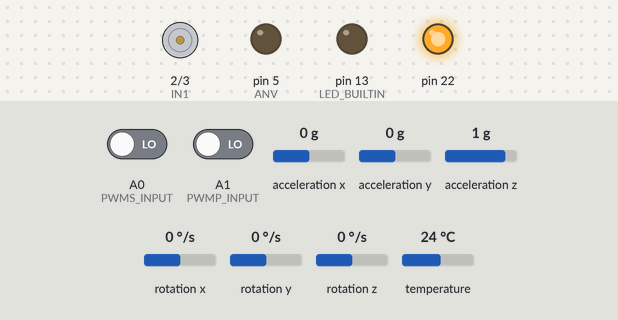
Recording of a sketch running on a simulated Arduino Mega 2560, built with avr-gcc and run on an emulated ATmega2560. Parts: motor-driver pin pairs drawn as motors (green arrow = first pin HIGH = forward, orange = second pin HIGH = backward, longer = more drive), output pins drawn as LEDs (lit = HIGH). The test bench sets the inputs (shaded band); at power-on: rotation y 0 °/s, A0 (PWMS_INPUT) LOW, A1 (PWMP_INPUT) LOW, acceleration x 0 g, acceleration y 0 g, acceleration z 1 g, rotation x 0 °/s, rotation z 0 °/s, temperature 24 °C. What the sketch prints to the serial monitor is not drawn.

Above: at 1.2 s.
1.3 s: rotation y set to -2 °/s
2.8 s: rotation y set to -5 °/s
At 3.9 s:
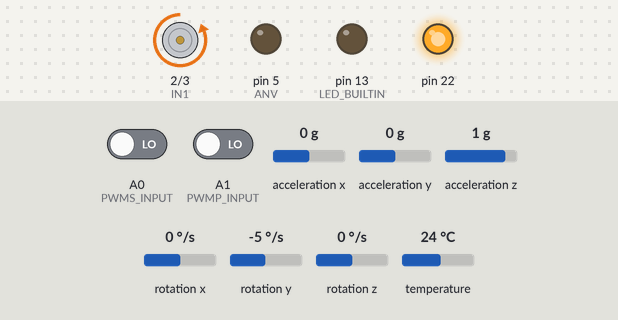
4.3 s: rotation y set to 100 °/s
At 5.0 s:
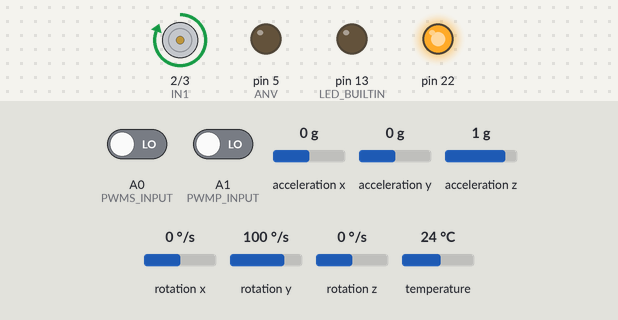
5.8 s: rotation y set to 3 °/s
8.8 s: rotation y set to 0 °/s
At 9.6 s:
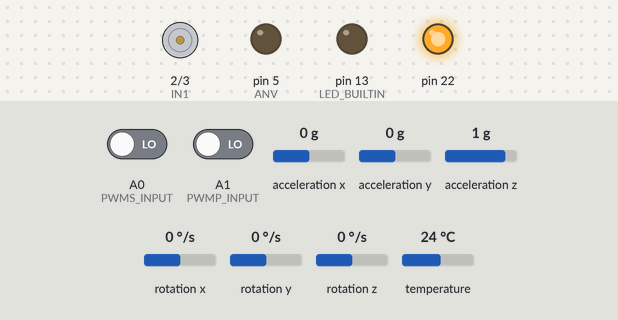
10.3 s: rotation y set to -192 °/s
At 10.7 s:
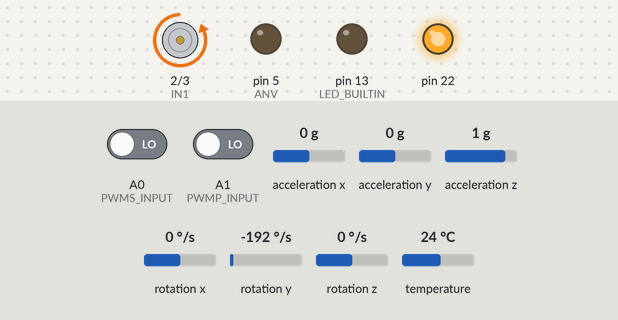
Timing chart, 0 to 12.8 s (numbered marks = the images above; inputs shaded):
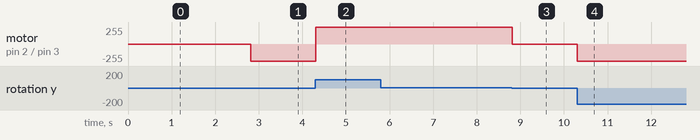

Measured:
- the behaviour switches between -3 and -4 °/s on rotation y (found by bisection; images 0 and 1)
- the behaviour switches between 2 and 1 °/s on rotation y (found by bisection; images 2 and 3)
- after the input at 1.3 s, every drawn part: stays the same
- after the input at 2.8 s, motor on pin 2 (IN1) / pin 3 (IN2): stopped → backward 255/255 at once
- after the input at 4.3 s, motor on pin 2 (IN1) / pin 3 (IN2): backward 255/255 → forward 255/255 at once
- after the input at 5.8 s, every drawn part: stays the same
- after the input at 8.8 s, motor on pin 2 (IN1) / pin 3 (IN2): forward 255/255 → stopped at once
- after the input at 10.3 s, motor on pin 2 (IN1) / pin 3 (IN2): stopped → backward 255/255 at once

The sketch:

lineargyrotest.ino
```cpp
#include <PID_v1.h>     //PID library
#include <EnableInterrupt.h>  //library that enables to read pwm values
#include <Adafruit_MPU6050.h> //gyro library
#include <Adafruit_Sensor.h>  //library to run adafruit sensors
#include <Wire.h>   //library that enables serail communications
#include <GyroToVelocity.h>   //geometry functions for HIP and KNEE actuators

#define SERIAL_PORT_SPEED 9600

#define PWM_NUM  2 //number of PWM signals
#define PWMS  0 //speed is stored in the 0 position of the array
#define PWMP  1 //position is stored in the 1 position of the array

#define PWMS_INPUT  A0 //analog pin for the speed reading
#define PWMP_INPUT  A1 //analog pin for the position reading
#define ANV 5 //analog voltage speed control pin
#define IN1 2 //direction of actuation
#define IN2 3 //direction of actuation

//zero rate offset in radions/s
//recalibrate gyros periodically, probably once a month or before testing
const double gyro1[] = {-0.0213, -0.0192, -0.03};
const double gyro2[] = {-0.0919, 0.052, -0.019};
const double gyro3[] = {-0.0511, -0.0076, -0.0019};
const double gyro4[] = {-0.0588, -0.0185, -0.0298};
const double gyro5[] = {-0.0231, -0.0526, -0.0486};
const double gyro6[] = {-0.0254, -0.0077, -0.0045};
const double gyro7[] = {-0.1019, -0.041, -0.0028};
const double gyro8[] = {-0.0791, -0.027, -0.0346};
//variable that holds the specific gyro offset
double X_OFFSET = 0;
double Y_OFFSET = 0;
double Z_OFFSET = 0;

uint32_t pwm_start[PWM_NUM]; // stores the time when PWM square wave begins
uint16_t pwm_values[PWM_NUM]; //stores the width of the PWM pulse in microseconds
volatile uint16_t pwm_shared[PWM_NUM]; //array used in the interrupt routine to hold the pulse width values

Adafruit_MPU6050 mpu; //included
double corrected_X, corrected_Y, corrected_Z; //variables that store the angular speed taking into acount the offset
//Excel data
bool singleLoop = false;
bool hardstop = true;

//PID
double currentSpeed, currentSpeed_abs, outputSpeed ,desiredSpeed,desiredSpeed2;
double displacement; //position variable
double HP = 50, HI = 20, HD = 60;
PID loadCompensator(&currentSpeed_abs, &outputSpeed ,&desiredSpeed, HP, HI, HD,P_ON_M, DIRECT);
int mode = 0; //keeps track if PID is on or off

void setup()
{
  Serial.begin(SERIAL_PORT_SPEED); //from 9600 to 115200

  pinMode(PWMS_INPUT, INPUT);
  pinMode(PWMP_INPUT, INPUT);
  pinMode(ANV,OUTPUT);
  pinMode(IN1,OUTPUT);
  pinMode(IN2,OUTPUT);
  pinMode(22,OUTPUT);
  pinMode(LED_BUILTIN,OUTPUT);
  digitalWrite(22,HIGH);
  enableInterrupt(PWMS_INPUT, calc_speed, CHANGE);
  enableInterrupt(PWMP_INPUT, calc_position, CHANGE);

  //PI Controller
  pwm_read_values();
  desiredSpeed = 0;
  loadCompensator.SetMode(AUTOMATIC);
  loadCompensator.SetOutputLimits(0,255);

  HorK(HIP);
  //Checks for gyroscope
  if (!mpu.begin())
  {
    digitalWrite(LED_BUILTIN,HIGH); //built in led high means the arduino failed to recognize the gyro
    while (1)
    {
      delay(10);
    }
  }
  else  digitalWrite(LED_BUILTIN,LOW); //led low means gyro is connected properly
  //range settings
  mpu.setAccelerometerRange(MPU6050_RANGE_8_G);
  mpu.setGyroRange(MPU6050_RANGE_1000_DEG);
  mpu.setFilterBandwidth(MPU6050_BAND_21_HZ);
  offsetSwitch(5);
}

void loop()
{
  while(singleLoop)
  {
    delay(1000);
    singleLoop = false;
  }
  //print sensor values
  //gyrocheck();
  sensors_event_t a, g, temp;
  mpu.getEvent(&a, &g, &temp);

  if(abs(g.gyro.y - Y_OFFSET) <= 0.05)//Sets the gyro value to 0 if it is below the threshold
  {
    //Serial.println("below threshold");
    corrected_Y = 0;
    hardstop = true;
  }
  else
  {
    //Serial.println("above threshold");
    corrected_Y = g.gyro.y - Y_OFFSET;
    hardstop = false;
  }

  pwm_read_values();
  desiredSpeed = abs(geometry(corrected_Y, displacement));
  desiredSpeed2 = geometry(corrected_Y, displacement);
  Mdirection(corrected_Y);
  //PIDtoggle(hardstop);
  loadCompensator.Compute();
  analogWrite(ANV, outputSpeed);
  Serial.print(desiredSpeed2); Serial.print(","); Serial.println(currentSpeed); //Serial.print(","); Serial.print(displacement); Serial.print(","); Serial.println(corrected_Y);
  //Serial.println(desiredSpeed2);
  //Serial.println(corrected_Y);


}
void Mdirection(float dir)
{
  if(dir > 0)
  {
    //extend
    digitalWrite(IN1, HIGH);
    digitalWrite(IN2, LOW);
  }
  else if(dir < 0)
  {
    //retract
    digitalWrite(IN1, LOW);
    digitalWrite(IN2, HIGH);
  }
  else
  {
    digitalWrite(IN1, LOW);
    digitalWrite(IN2, LOW);
  }
}
void pwm_read_values()
{
  noInterrupts(); //Disables interrupts to make sure it doesnt mess up the memory copy below
  memcpy(pwm_values, (const void *)pwm_shared, sizeof(pwm_shared)); //memcpy handles memory to memory copy, copies from pwm_shared to pwm_values
  interrupts(); //Enables interrupts
  currentSpeed = ((double)(pwm_values[PWMS] - 510)/26+1/13); //calculates the real value [inch/sec] for the actuator speed
  currentSpeed_abs = abs(currentSpeed);
  displacement = abs(7.5 / 990 * pwm_values[PWMP] - 7.5); //calculates the real value [inch] for the actuator position
}

void calc_input(uint8_t channel, uint8_t input_pin) //Does the math for the PWM data
{
  if (digitalRead(input_pin) == HIGH) //Measures how long the PWM is that its peak
  {
    pwm_start[channel] = micros(); //Micros returns the number of microseconds since the board began running
  }
  else
  {
    uint16_t pwm_compare = (uint16_t)(micros() - pwm_start[channel]);
    if(pwm_compare > 1002)
    {
      pwm_compare = 0;
    }
    pwm_shared[channel] = pwm_compare;
  }
}
void calc_speed() { calc_input(PWMS, PWMS_INPUT); }
void calc_position() { calc_input(PWMP, PWMP_INPUT); }

//the code below is going through testing
void PIDtoggle(bool hardstop)
{
  if(hardstop == true || displacement >= 7.5 || displacement <= 0.05)
  {
    loadCompensator.SetMode(MANUAL); //Manual - PI is deactivated
    mode = MANUAL;
    digitalWrite(22,HIGH);
  }
  else
  {
    loadCompensator.SetMode(AUTOMATIC);//Automatic - PI is activated
    mode = AUTOMATIC;
    digitalWrite(22,LOW);
  }
}
void offsetSwitch(int choice){
    switch(choice){
        case 1:
            X_OFFSET = gyro1[1];
            Y_OFFSET = gyro1[2];
            Z_OFFSET = gyro1[3];
        break;

        case 2:
            X_OFFSET = gyro2[1];
            Y_OFFSET = gyro2[2];
            Z_OFFSET = gyro2[3];
        break;

        case 3:
            X_OFFSET = gyro3[1];
            Y_OFFSET = gyro3[2];
            Z_OFFSET = gyro3[3];
        break;

        case 4:
            X_OFFSET = gyro2[1];
            Y_OFFSET = gyro2[2];
            Z_OFFSET = gyro2[3];
        break;

        case 5:
            X_OFFSET = gyro2[1];
            Y_OFFSET = gyro2[2];
            Z_OFFSET = gyro2[3];
        break;

    }
}
```
